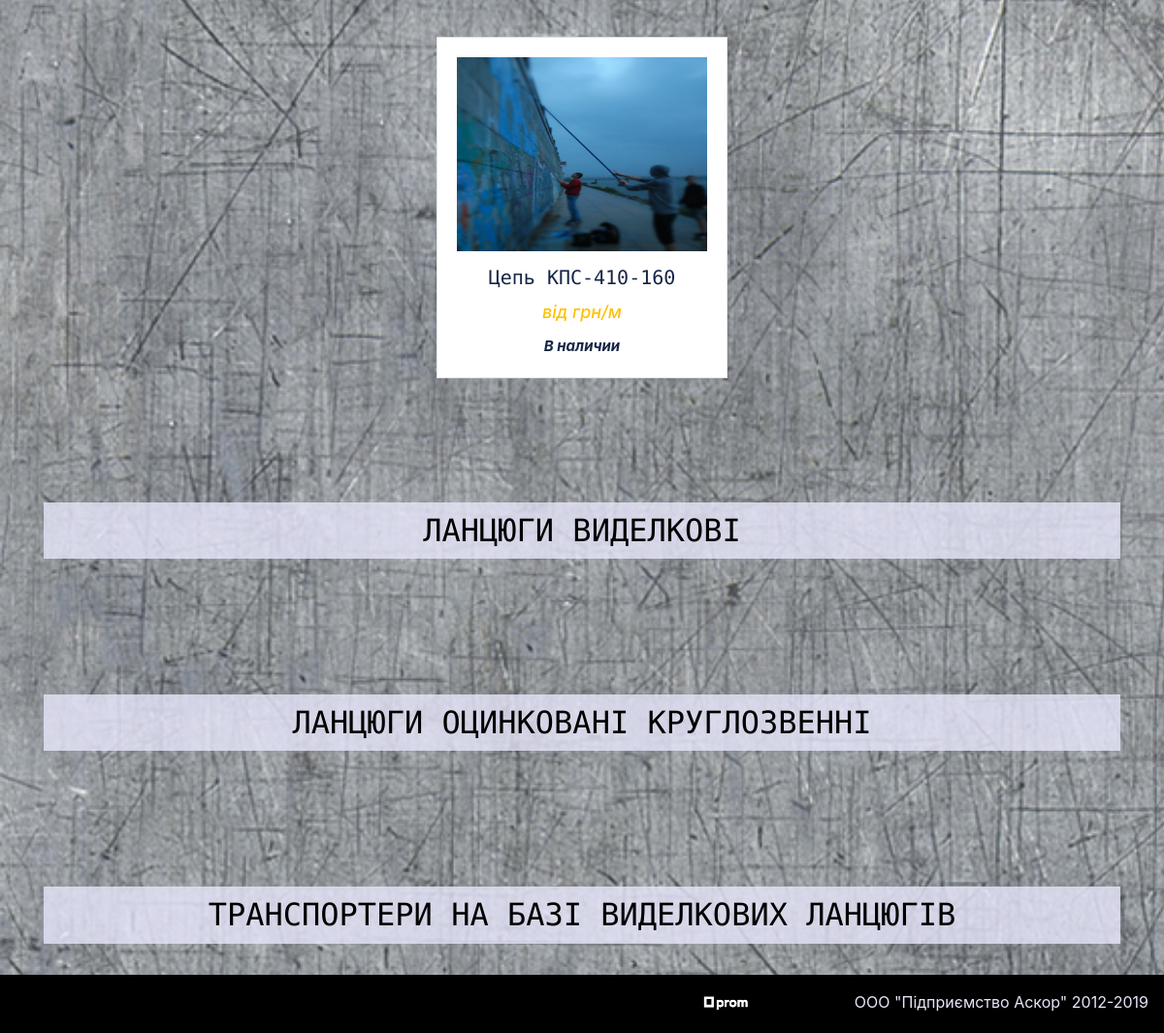
The page /uk/ (lower part) on the database as committed earlier.
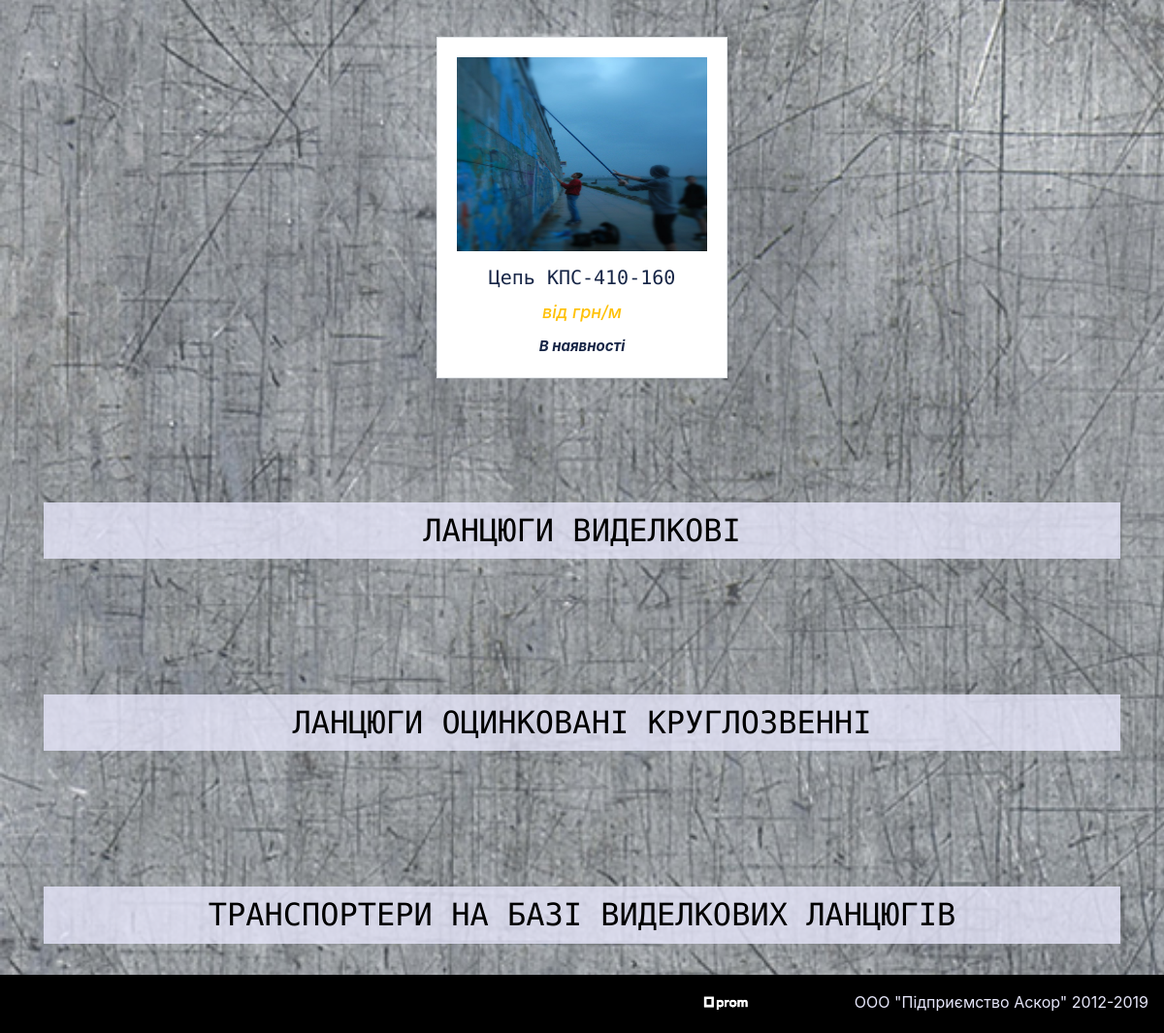
The same page on the database as committed later.
### askor/models.py (models this page shows, shortened)
class ProductImage(models.Model):
    product = models.ForeignKey(Product, on_delete=models.CASCADE, blank=True, null=True, default=None)
    image = models.ImageField(upload_to='static/media/products_images/')
    is_active = models.BooleanField(default=True)
    is_main = models.BooleanField(default=False)
    created = models.DateTimeField(auto_now_add=True, auto_now=False)
    updated = models.DateTimeField(auto_now_add=False, auto_now=True)
    class Meta:
         verbose_name= "Фотография"
         verbose_name_plural = "Фотографии"

class Product(models.Model):
    product_name = models.CharField(max_length=130, blank=True, null=True, default=None)
    price = models.DecimalField(max_length=10, blank=True, null=True, max_digits=10, decimal_places=2, default=0.00)
    in_stock = models.CharField(max_length=50, blank=True, null=True, default=0)
    add_info = models.CharField(max_length=50, blank=True, null=True, default=0)
    discount = models.IntegerField(default=0)
    category = models.ForeignKey(ProductCategory, on_delete=models.CASCADE, blank=True, null=True, default=None)
    description = models.TextField(blank=True, null=True, default=None)
    keywords = models.TextField(blank=True, null=True, default=None)
    is_active = models.BooleanField(default=True)
    created = models.DateTimeField(auto_now_add=True, auto_now=False)
    updated = models.DateTimeField(auto_now_add=False, auto_now=True)
    clicks = models.IntegerField(default=0, null=True)
    class Meta:
         verbose_name= "Товар"
         verbose_name_plural = "Товары"

### askor/views.py (the view)
def index(request):
    products_images = ProductImage.objects.filter(is_active=True, is_main=True, product__is_active=True)
    products_images_1 = products_images.filter(product__category__id=1).order_by("-product__clicks")
    products_images_2 = products_images.filter(product__category__id=2).order_by("-product__clicks")
    products_images_3 = products_images.filter(product__category__id=3).order_by("-product__clicks")
    products_images_4 = products_images.filter(product__category__id=4).order_by("-product__clicks")
    return render(request, 'landing/index.html', locals())

### templates/landing/index.html (shortened to what this page needs)
{% extends 'base.html' %}
{% load static %}
{% load i18n %}
{% block content %}
<div class="catalog">
<div class="section section1 first-container">
    <div class="container">
        <div class="row">
                {% for product_image in products_images_1 %}
                {% include 'landing/product-item.html' %}
                {% endfor %}
        </div>
    </div>
</div>
<div class="anchor" id="section-2"></div>
<div class="section section2 second-container">
    <div class="container">
        <div class="row">
            <div class="col-lg-12">
                <br> <br>
                <h2 class="text-center section-name no-copy">
                    {% trans 'ЛАНЦЮГИ ВИДЕЛКОВІ'%}
                </h2>
                <br>
            </div>
        </div>
    </div>
</div>
<div class="anchor" id="section-3"></div>
<div class="section section3 third-container">
    <div class="container">
        <div class="row">
            <div class="col-lg-12">
                <br> <br>
                <h2 class="text-center section-name no-copy">
                    {% trans 'ЛАНЦЮГИ ОЦИНКОВАНІ КРУГЛОЗВЕННІ' %}
                </h2>
                <br>
            </div>
        </div>
    </div>
</div>
<div class="anchor" id="section-4"></div>
<div class="section section4 fourth-container">
    <div class="container">
        <div class="row">
            <div class="col-lg-12">
                <br> <br>
                <h2 class="text-center section-name no-copy">
                    {% trans 'ТРАНСПОРТЕРИ НА БАЗІ ВИДЕЛКОВИХ ЛАНЦЮГІВ'%}
                </h2>
                <br>
            </div>
        </div>
    </div>
</div>
</div>
{% include 'footer.html' %}
{% endblock %}

### templates/landing/product-item.html (shortened to what this page needs)
{% load i18n %}
{% load currency %}
<div class="border">
  <div class="wrap">
        <div class="product-wrap">
          <a ><img itemprop="image" alt="{{ product_image.product.product_name }}" src={{ product_image.image.url }}></a>
        </div>
  </div>
    <div class="product-info">
      <div class="product-title" itemprop="name"><h3 >{{ product_image.product.product_name }}</h3></div>
      <div class="price text-warning"><h4>{% trans 'від' %} {% change_currency product_image.product.price 'UAH' %} грн/м</h4></div>
      <div class="stock">{{product_image.product.in_stock}}</div>
   </div>
</div>

Rows that differ between the two databases and show on the page:
changed through a linked row, ProductImage "Цепь КПС-410-160": product.in_stock "В наличии" → "В наявності"
